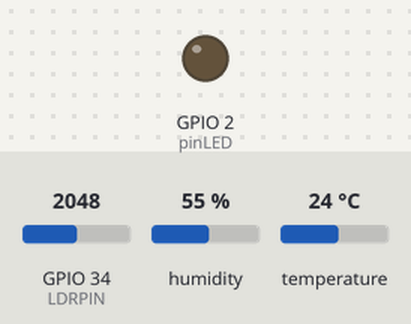
Bench run of a sketch on a simulated ESP32. On the bench: output pins drawn as LEDs (lit = HIGH). The inputs (shaded band) are chosen by the test bench; at power-on: GPIO 34 (LDRPIN) = 2048, humidity 55 %, temperature 24 °C. WiFi joins after 1.5 s; servers stay silent unless stated; uploads are accepted with an empty reply; what the sketch prints to the serial monitor is not drawn.

Above: at 2.7 s.
2.8 s: GPIO 34 (LDRPIN) set to 232
At 7.25 s:
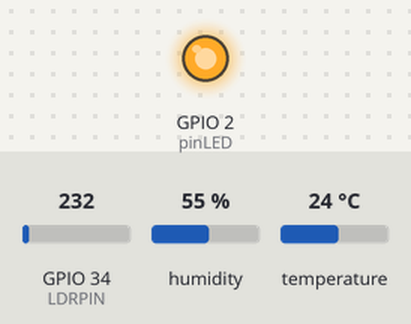
8.9 s: GPIO 34 (LDRPIN) set to 200
Timing chart, 0 to 25.1 s (numbered marks = the images above; inputs shaded):
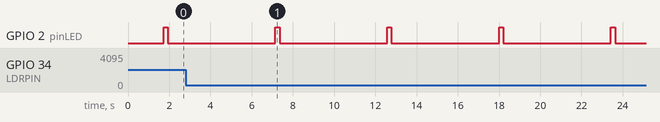

Measured:
- by itself, GPIO 2 (pinLED): alternates HIGH for 0.20 s and LOW for 5.2 s

The sketch:

Evaluasi_Bab3.ino
```cpp
#include <WiFi.h>
#include <HTTPClient.h>
#include <DHT.h>

// Konfigurasi WiFi
const char* ssid = "";
const char* password = "";

// Konfigurasi Server (Ambil dari .env secara konsep, di sini kita hardcode IP-nya)
const String serverURL = "http://[IP_ADDRESS]/input_evaluasi.php";

// Konfigurasi Sensor
#define DHTPIN 27
#define DHTTYPE DHT11
DHT dht(DHTPIN, DHTTYPE);

#define LDRPIN 34
int pinLED = 2; // Onboard LED

void setup() {
  Serial.begin(115200);
  dht.begin();
  pinMode(pinLED, OUTPUT);

  WiFi.begin(ssid, password);
  while (WiFi.status() != WL_CONNECTED) {
    delay(500);
    Serial.print(".");
  }
  Serial.println("\nWiFi Connected!");
}

void loop() {
  if (WiFi.status() == WL_CONNECTED) {
    float h = dht.readTemperature();
    int ldrVal = analogRead(LDRPIN);

    // Logika Status Cahaya (Soal No. 1)
    String status;
    if (ldrVal > 210) status = "Terang";
    else if (ldrVal > 150) status = "Cerah";
    else if (ldrVal > 50) status = "Redup";
    else status = "Gelap";

    // Kirim Data ke Server via HTTP GET
    HTTPClient http;
    String url = serverURL + "?suhu=" + String(h) + "&ldr=" + String(ldrVal) + "&status=" + status;

    http.begin(url);
    int httpCode = http.GET();

    if (httpCode > 0) {
      Serial.println("Data Terkirim: " + url);
      digitalWrite(pinLED, HIGH); // Indikator kirim berhasil
      delay(200);
      digitalWrite(pinLED, LOW);
    }
    http.end();
  }
  delay(5000); // Kirim data setiap 5 detik
}
```
